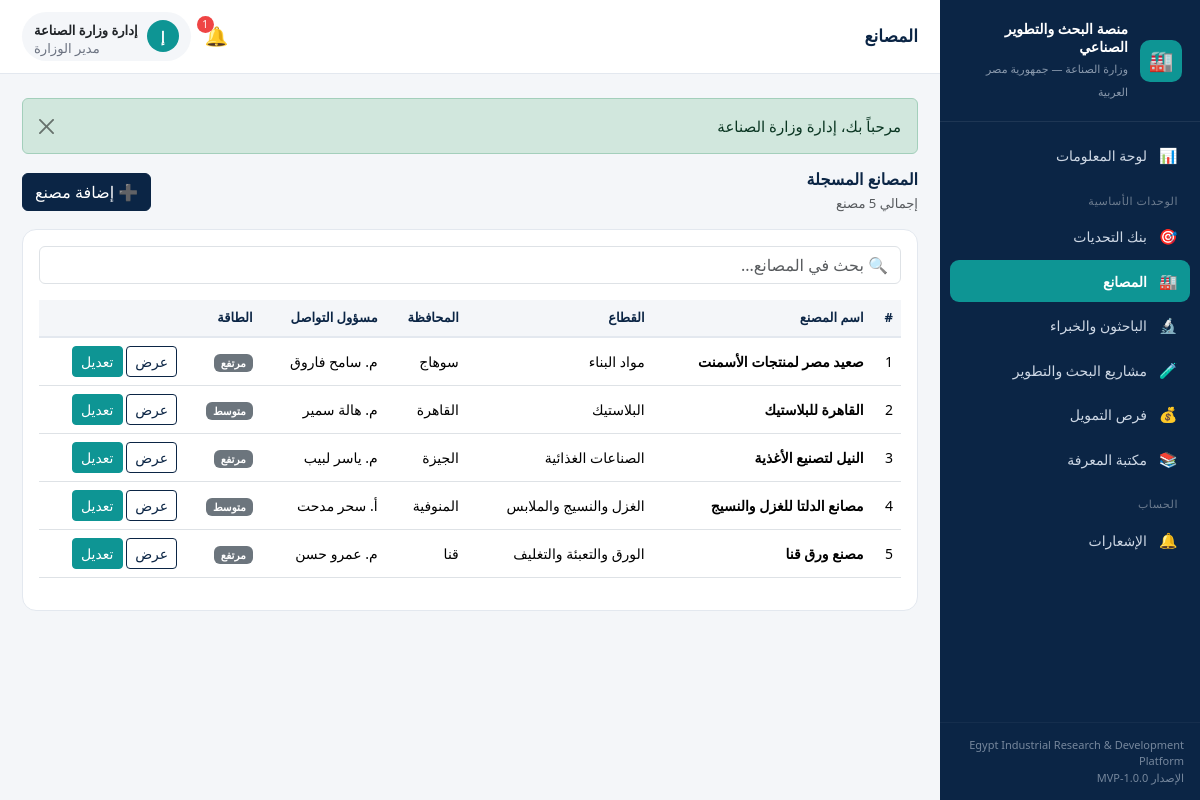
Page /public/factory (signed in) on the committed database.
### tables this page shows
CREATE TABLE `factories` (
  `id`                  INT UNSIGNED NOT NULL AUTO_INCREMENT,
  `user_id`             INT UNSIGNED NULL,
  `name`                VARCHAR(190) NOT NULL,
  `sector_id`           INT UNSIGNED NULL,
  `governorate_id`      INT UNSIGNED NULL,
  `contact_person`      VARCHAR(150) NULL,
  `email`               VARCHAR(190) NULL,
  `phone`               VARCHAR(40)  NULL,
  `products`            TEXT NULL,
  `main_challenges`     TEXT NULL,
  `energy_usage_level`  ENUM('low','medium','high') NOT NULL DEFAULT 'medium',
  `production_capacity` VARCHAR(190) NULL,
  `created_at`          DATETIME NOT NULL DEFAULT CURRENT_TIMESTAMP,
  PRIMARY KEY (`id`),
  KEY `idx_factories_sector` (`sector_id`),
  KEY `idx_factories_gov` (`governorate_id`),
  KEY `idx_factories_user` (`user_id`),
  CONSTRAINT `fk_factories_user` FOREIGN KEY (`user_id`) REFERENCES `users`(`id`) ON DELETE SET NULL,
  CONSTRAINT `fk_factories_sector` FOREIGN KEY (`sector_id`) REFERENCES `sectors`(`id`) ON DELETE SET NULL,
  CONSTRAINT `fk_factories_gov` FOREIGN KEY (`governorate_id`) REFERENCES `governorates`(`id`) ON DELETE SET NULL
);

CREATE TABLE `sectors` (
  `id`      INT UNSIGNED NOT NULL AUTO_INCREMENT,
  `name_ar` VARCHAR(120) NOT NULL,
  `name_en` VARCHAR(120) NULL,
  PRIMARY KEY (`id`)
);

CREATE TABLE `governorates` (
  `id`      INT UNSIGNED NOT NULL AUTO_INCREMENT,
  `name_ar` VARCHAR(120) NOT NULL,
  `name_en` VARCHAR(120) NULL,
  PRIMARY KEY (`id`)
);

### app/controllers/FactoryController.php (called while the page is built, shortened)
<?php
class FactoryController extends Controller
{
    public function index(): void
    {
        $factoryM = $this->model('Factory');
        $this->view('factories/index', [
            'factories' => $factoryM->allWithRefs(),
        ]);
    }
}

### app/core/Router.php (called while the page is built, shortened)
<?php
class Router
{
    public function dispatch(): void
    {
        $url = $this->parseUrl();
        $action         = !empty($url[1]) ? $url[1] : 'index';
        $params         = array_slice($url, 2);
        $controller = new $controllerName();
        call_user_func_array([$controller, $action], $params);
    }
    private function parseUrl(): array
    {
        $url = $_GET['url'] ?? '';
        $url = rtrim($url, '/');
        $url = filter_var($url, FILTER_SANITIZE_URL);
        return explode('/', $url);
    }
}

### public/index.php (called while the page is built, shortened)
<?php
require_once APP_PATH . '/core/Database.php';
require_once APP_PATH . '/core/Model.php';
require_once APP_PATH . '/core/Router.php';
require_once APP_PATH . '/helpers/functions.php';
require_once APP_PATH . '/helpers/Auth.php';
$router = new Router();
$router->dispatch();

### app/helpers/Auth.php (called while the page is built, shortened)
<?php
class Auth
{
    public static function user(): ?array
    {
        return $_SESSION['user'] ?? null;
    }
    public static function id(): ?int
    {
        return $_SESSION['user']['id'] ?? null;
    }
    public static function role(): ?string
    {
        return $_SESSION['user']['role'] ?? null;
    }
    public static function isAdmin(): bool
    {
        return self::role() === 'admin';
    }
    public static function roleLabel(?string $role = null): string
    {
        $role = $role ?? self::role();
        return [
            'admin'      => 'مدير الوزارة',
            'factory'    => 'مصنع',
            'researcher' => 'باحث / جامعة',
            'expert'     => 'خبير / استشاري',
            'investor'   => 'مستثمر / جهة تمويل',
        ][$role] ?? $role ?? '';
    }
}

### app/core/Model.php (called while the page is built, shortened)
<?php
abstract class Model
{
    protected PDO $db;
    protected string $table = '';
    public function __construct()
    {
        $this->db = Database::getConnection();
    }
    protected function query(string $sql, array $params = []): array
    {
        $stmt = $this->db->prepare($sql);
        $stmt->execute($params);
        return $stmt->fetchAll();
    }
    protected function scalar(string $sql, array $params = [])
    {
        $stmt = $this->db->prepare($sql);
        $stmt->execute($params);
        return $stmt->fetchColumn();
    }
    public function count(string $where = '', array $params = []): int
    {
        $sql = "SELECT COUNT(*) FROM {$this->table}";
        if ($where !== '') {
            $sql .= " WHERE {$where}";
        }
        return (int) $this->scalar($sql, $params);
    }
}

### app/core/Database.php (called while the page is built)
<?php
class Database
{
    private static ?PDO $instance = null;
    public static function getConnection(): PDO
    {
        if (self::$instance === null) {
            $dsn = sprintf(
                'mysql:host=%s;port=%s;dbname=%s;charset=%s',
                DB_HOST,
                DB_PORT,
                DB_NAME,
                DB_CHARSET
            );
            $options = [
                PDO::ATTR_ERRMODE            => PDO::ERRMODE_EXCEPTION,
                PDO::ATTR_DEFAULT_FETCH_MODE => PDO::FETCH_ASSOC,
                PDO::ATTR_EMULATE_PREPARES   => false,
            ];
            try {
                self::$instance = new PDO($dsn, DB_USER, DB_PASS, $options);
                self::$instance->exec("SET NAMES utf8mb4 COLLATE utf8mb4_unicode_ci");
            } catch (PDOException $e) {
                if (APP_DEBUG) {
                    die('Database connection failed: ' . $e->getMessage());
                }
                die('تعذّر الاتصال بقاعدة البيانات. يرجى مراجعة الإعدادات.');
            }
        }
        return self::$instance;
    }
}

### app/models/Factory.php (called while the page is built, shortened)
<?php
class Factory extends Model
{
    public function allWithRefs(): array
    {
        return $this->query(
            "SELECT f.*, s.name_ar AS sector_name, g.name_ar AS governorate_name
             FROM factories f
             LEFT JOIN sectors s ON s.id = f.sector_id
             LEFT JOIN governorates g ON g.id = f.governorate_id
             ORDER BY f.id DESC"
        );
    }
}

### app/models/Notification.php (called while the page is built, shortened)
<?php
class Notification extends Model
{
    public function unreadCount(int $userId): int
    {
        return $this->count('user_id = ? AND is_read = 0', [$userId]);
    }
}

### app/views/factories/index.php (the view)
<?php
$pageTitle = 'المصانع';
?>
<div class="page-head d-flex justify-content-between align-items-center mb-3">
    <div>
        <h2 class="section-title mb-1">المصانع المسجلة</h2>
        <p class="text-muted small mb-0">إجمالي <?= count($factories) ?> مصنع</p>
    </div>
    <?php if (Auth::isAdmin() || Auth::is('factory')): ?>
        <a href="<?= url('factory/create') ?>" class="btn btn-primary">➕ إضافة مصنع</a>
    <?php endif; ?>
</div>
<div class="card">
    <div class="card-body">
        <input type="text" class="form-control mb-3" placeholder="🔍 بحث في المصانع..."
               data-table-filter="#factoriesTable">
        <div class="table-responsive">
        <table class="table align-middle" id="factoriesTable">
            <thead>
                <tr><th>#</th><th>اسم المصنع</th><th>القطاع</th><th>المحافظة</th><th>مسؤول التواصل</th><th>الطاقة</th><th></th></tr>
            </thead>
            <tbody>
            <?php if (empty($factories)): ?>
                <tr><td colspan="7"><div class="empty-state p-4"><div class="ico">🏭</div><p>لا توجد مصانع مسجلة بعد.</p></div></td></tr>
            <?php else: foreach ($factories as $i => $f): ?>
                <tr>
                    <td><?= $i + 1 ?></td>
                    <td><strong><?= e($f['name']) ?></strong></td>
                    <td><?= e($f['sector_name'] ?? '—') ?></td>
                    <td><?= e($f['governorate_name'] ?? '—') ?></td>
                    <td><?= e($f['contact_person'] ?: '—') ?></td>
                    <td><span class="badge bg-secondary"><?= e(energy_label($f['energy_usage_level'])) ?></span></td>
                    <td class="text-nowrap">
                        <a href="<?= url('factory/show/' . $f['id']) ?>" class="btn btn-outline-navy btn-sm">عرض</a>
                        <?php if (Auth::isAdmin() || (int)($f['user_id'] ?? 0) === (int) Auth::id()): ?>
                            <a href="<?= url('factory/edit/' . $f['id']) ?>" class="btn btn-teal btn-sm">تعديل</a>
                        <?php endif; ?>
                    </td>
                </tr>
            <?php endforeach; endif; ?>
            </tbody>
        </table>
        </div>
    </div>
</div>

### app/views/partials/topbar.php (shortened to what this page needs)
<?php
$u = Auth::user();
$initial = mb_substr($u['name'] ?? '؟', 0, 1, 'UTF-8');
require_once APP_PATH . '/models/Notification.php';
$unread = (new Notification())->unreadCount(Auth::id());
$pt = $pageTitle ?? 'لوحة المعلومات';
?>
<header class="topbar">
    <div class="d-flex align-items-center gap-2">
        <h1 class="page-title"><?= e($pt) ?></h1>
    </div>
    <div class="topbar-actions">
        <a href="<?= url('notification') ?>" class="bell" title="الإشعارات">
            🔔
            <?php if ($unread > 0): ?>
                <span class="count"><?= $unread > 99 ? '99+' : $unread ?></span>
            <?php endif; ?>
        </a>
        <div class="dropdown">
            <a href="#" class="user-chip text-decoration-none text-dark" data-bs-toggle="dropdown" aria-expanded="false">
                <span class="avatar"><?= e($initial) ?></span>
                <span class="d-none d-md-block text-end">
                    <strong style="font-size:13px"><?= e($u['name']) ?></strong>
                    <small><?= e(Auth::roleLabel()) ?></small>
                </span>
            </a>
        </div>
    </div>
</header>

### public/assets/css/style.css (style rules this page uses)
:root { --eg-navy: #0b2545; --eg-navy-700: #13315c; --eg-teal: #0e9594; --eg-teal-600: #0c807f; --eg-light: #f4f6f9; --eg-gray: #e3e8ef; --eg-text: #1f2937; --eg-muted: #6b7280; --eg-white: #ffffff; --sidebar-w: 260px; }
* { box-sizing: border-box; }
body { font-family: "Segoe UI", "Tahoma", "Cairo", system-ui, -apple-system, sans-serif; background: var(--eg-light); color: var(--eg-text); margin: 0; font-size: 15px; }
a { text-decoration: none; }
.topbar { background: var(--eg-white); border-bottom: 1px solid var(--eg-gray); padding: 12px 22px; display: flex; align-items: center; justify-content: space-between; position: sticky; top: 0; z-index: 1020; }
.topbar .page-title { font-size: 17px; font-weight: 700; color: var(--eg-navy); margin: 0; }
.topbar .topbar-actions { display: flex; align-items: center; gap: 14px; }
.user-chip { display: flex; align-items: center; gap: 9px; background: var(--eg-light); padding: 6px 12px; border-radius: 30px; }
.user-chip .avatar { width: 32px; height: 32px; border-radius: 50%; background: var(--eg-teal); color: #fff; display: flex; align-items: center; justify-content: center; font-weight: 700; font-size: 14px; }
.user-chip small { color: var(--eg-muted); display: block; line-height: 1.1; }
.bell { position: relative; color: var(--eg-navy); font-size: 19px; }
.bell .count { position: absolute; top: -6px; left: -8px; background: #ef4444; color: #fff; font-size: 10px; border-radius: 10px; padding: 1px 5px; min-width: 17px; text-align: center; }
.card { border: 1px solid var(--eg-gray); border-radius: 14px; }
.section-title { font-size: 16px; font-weight: 700; color: var(--eg-navy); margin: 0; }
.btn-primary { background: var(--eg-navy); border-color: var(--eg-navy); }
.btn-teal { background: var(--eg-teal); border-color: var(--eg-teal); color: #fff; }
.btn-outline-navy { color: var(--eg-navy); border-color: var(--eg-navy); }
.table thead th { background: var(--eg-light); color: var(--eg-navy); font-size: 13px; border-bottom: 2px solid var(--eg-gray); }
.table td { vertical-align: middle; font-size: 14px; }

### rows in the picture
factories: id "1", name "مصنع ورق قنا", sector.name_ar "الورق والتعبئة والتغليف", governorate.name_ar "قنا", contact_person "م. عمرو حسن", energy_usage_level "مرتفع"
factories: name "صعيد مصر لمنتجات الأسمنت", sector.name_ar "مواد البناء", governorate.name_ar "سوهاج", contact_person "م. سامح فاروق", energy_usage_level "مرتفع"
factories: name "القاهرة للبلاستيك", sector.name_ar "البلاستيك", governorate.name_ar "القاهرة", contact_person "م. هالة سمير", energy_usage_level "متوسط"
factories: name "النيل لتصنيع الأغذية", sector.name_ar "الصناعات الغذائية", governorate.name_ar "الجيزة", contact_person "م. ياسر لبيب", energy_usage_level "مرتفع"
factories: name "مصانع الدلتا للغزل والنسيج", sector.name_ar "الغزل والنسيج والملابس", governorate.name_ar "المنوفية", contact_person "أ. سحر مدحت", energy_usage_level "متوسط"

### other values in the picture
APP_NAME_EN "Egypt Industrial Research & Development Platform"
APP_VERSION "1.0.0-MVP"
$pt "المصانع"
$initial "إ"
$u['name'] "إدارة وزارة الصناعة"
Auth::roleLabel() "مدير الوزارة"
$msg "مرحباً بك، إدارة وزارة الصناعة"
